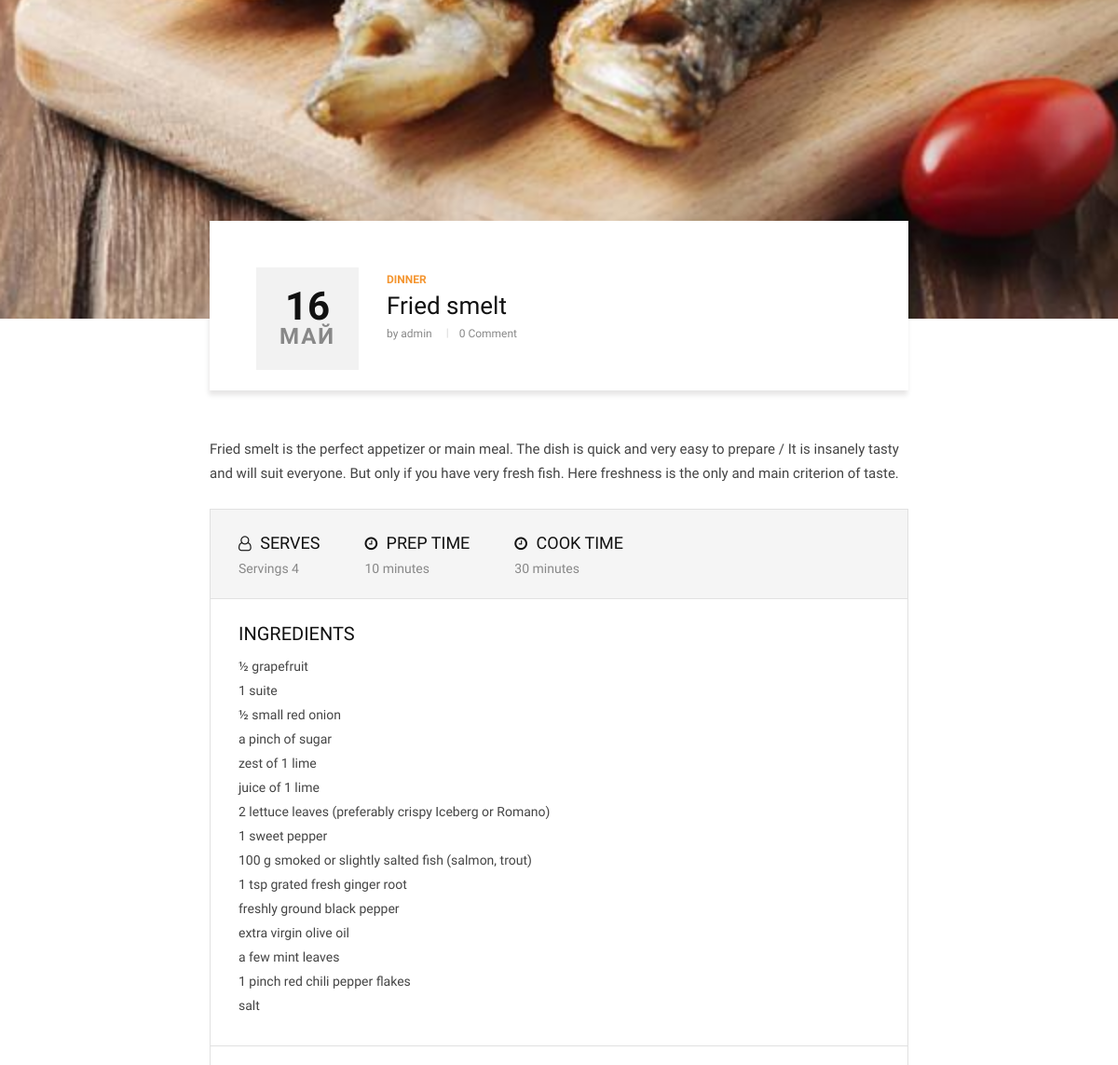
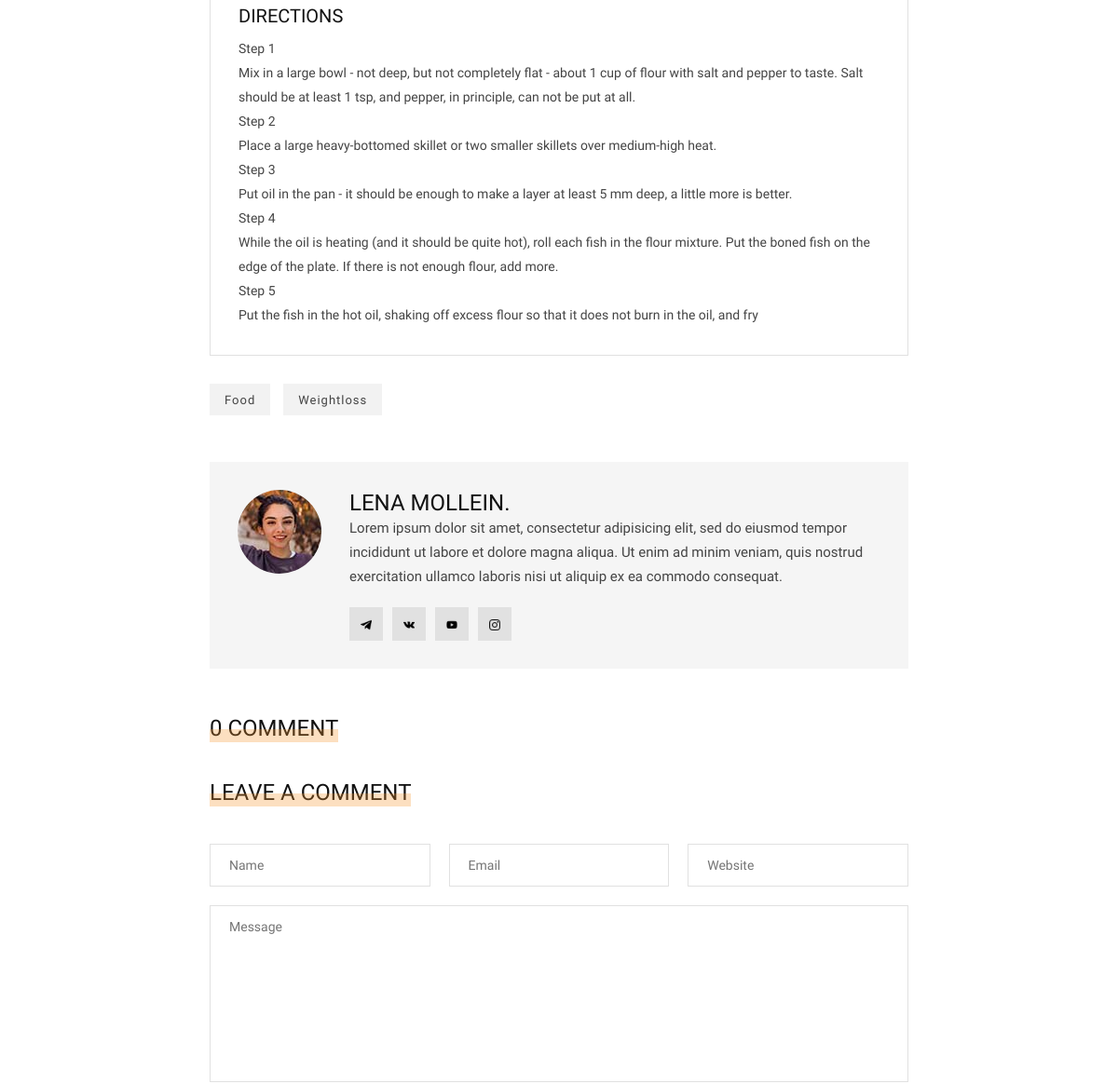
Before: /dinner/fried-smelt/ (middle part) with the older database file (2 pictures, top to bottom).
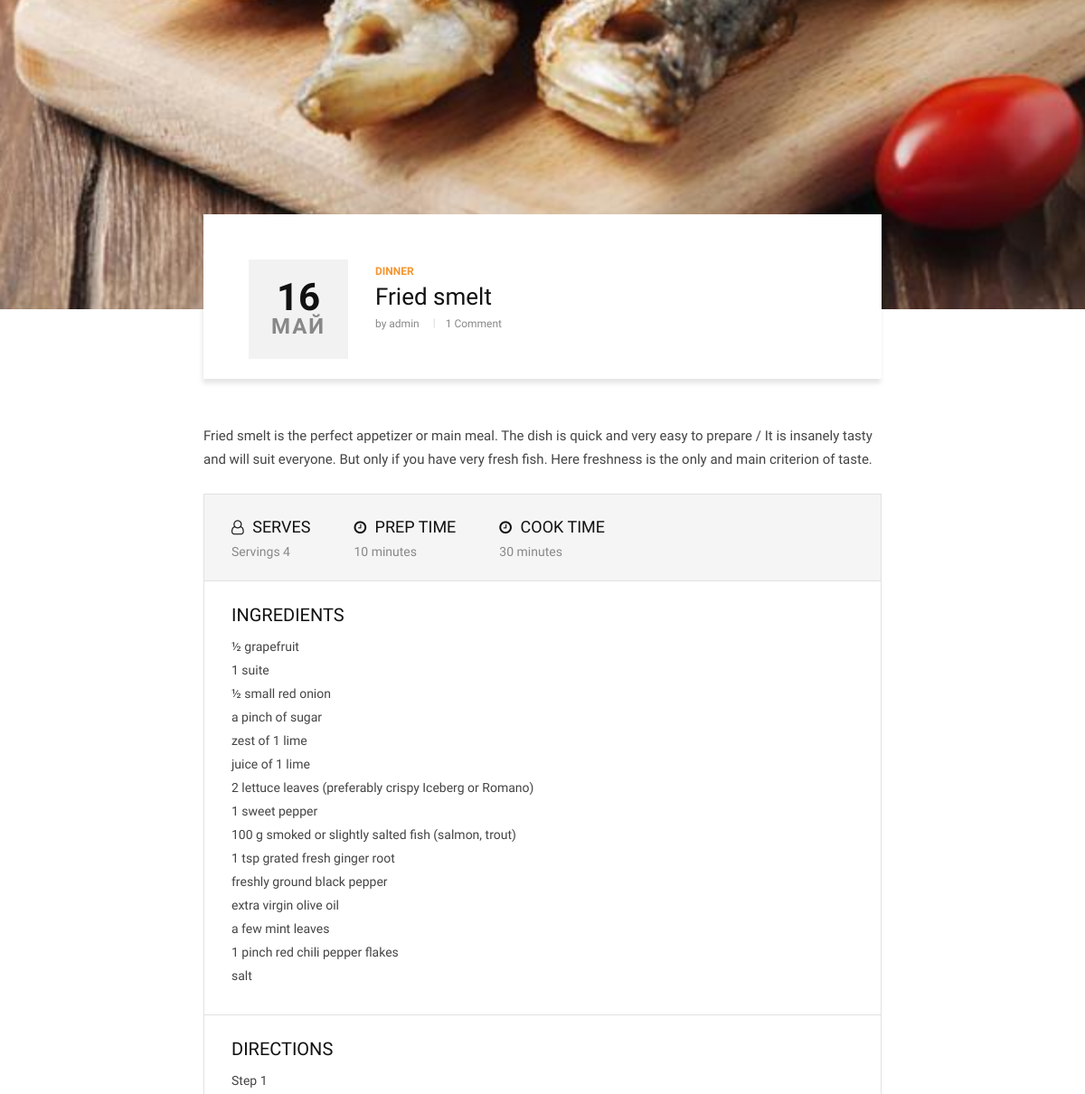
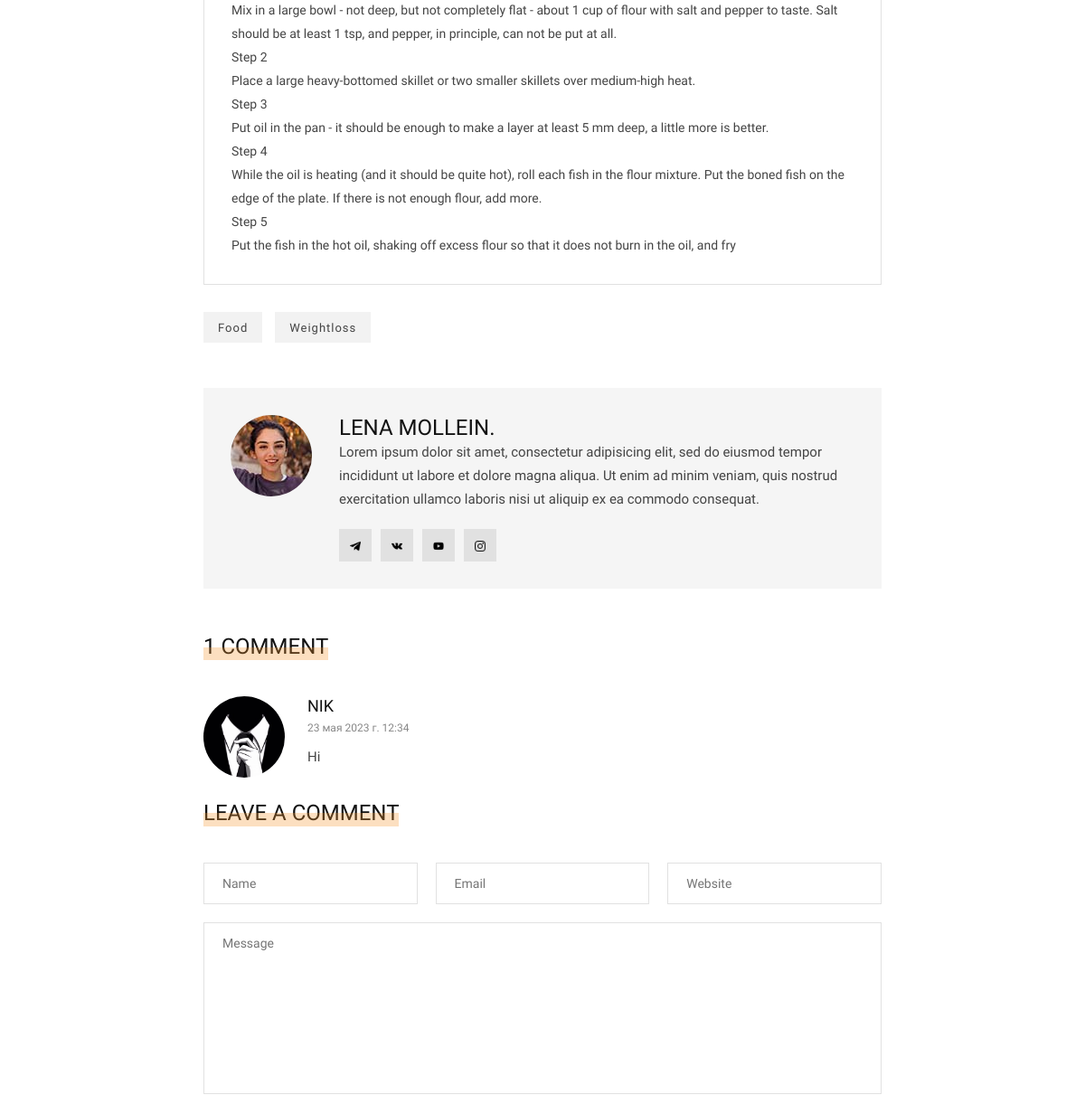
After: the same page with the newer database file (2 pictures, top to bottom).
### blog/models.py (models this page shows, shortened)
class Post(models.Model):
    author = models.ForeignKey(User, related_name='posts', on_delete=models.CASCADE, verbose_name='Пользователь')
    slug = models.SlugField(max_length=200, unique=True, default='', verbose_name='URL')
    title = models.CharField(max_length=200, verbose_name='Заголовок')
    image = models.ImageField(upload_to='articles/%Y/%m/%d', null=True, blank=True, verbose_name='Изображение')
    text = models.TextField(verbose_name='Описание')
    category = models.ForeignKey(Category, related_name='post', on_delete=models.SET_NULL, null=True, verbose_name='Категория')
    tags = models.ManyToManyField(Tag, related_name='post', blank=True, verbose_name='Теги')
    is_published = models.BooleanField(default=True, verbose_name='Опубликовано')
    create_at = models.DateTimeField(auto_now_add=True, verbose_name='Дата создания')  # когда была создана данная запись
    class Meta:
        verbose_name = 'Пост'
        verbose_name_plural = 'Посты'
    def get_absolute_url(self):
        return reverse('post_single', kwargs={'slug': self.category.slug, 'post_slug': self.slug})
    def get_comments(self):
        return self.comment.all()

class Category(MPTTModel):
    name = models.CharField(max_length=100, verbose_name='Название категории')
    slug = models.SlugField(max_length=100, unique=True, verbose_name='URL')
    parent = TreeForeignKey('self', related_name='children', on_delete=models.SET_NULL, null=True, blank=True)  # что бы были подкатегории
    def __str__(self):
        return self.name
    class MPTTMeta:
        order_insertion_by = ['name']
    class Meta:
        verbose_name = 'Категория'
        verbose_name_plural = 'Категории'

class Recipe(models.Model):
    name = models.CharField(max_length=100, null=True, blank=True, verbose_name='Название рецепта')
    serves = models.CharField(max_length=50, verbose_name='Кол-во персон')
    prep_time = models.PositiveIntegerField(default=0, verbose_name='Время подготовки')
    cook_time = models.PositiveIntegerField(default=0, verbose_name='Время приготовления')
    ingredients = RichTextField(verbose_name='Ингредиенты')
    directions = RichTextField(verbose_name='Рецепт приготовления')
    post = models.ForeignKey(Post, related_name='recipes', on_delete=models.SET_NULL, null=True, blank=True, verbose_name='Пост')
    class Meta:
        verbose_name = 'Рецепт'
        verbose_name_plural = 'Рецепты'

class Tag(models.Model):
    name = models.CharField(max_length=100, verbose_name='Название тега')
    slug = models.SlugField(max_length=100, unique=True, verbose_name='URL')
    class Meta:
        verbose_name = 'Тег'
        verbose_name_plural = 'Теги'

class Comment(models.Model):
    name = models.CharField(max_length=50, verbose_name='Имя отправителя')
    email = models.CharField(max_length=100)
    website = models.CharField(max_length=150, blank=True, null=True)
    message = models.TextField(max_length=500, verbose_name='Сообщение')
    create_at = models.DateTimeField(default=timezone.now, verbose_name='Дата создания')
    post = models.ForeignKey(Post, related_name='comment', on_delete=models.CASCADE, verbose_name='Пост')
    class Meta:
        verbose_name = 'Комментарий'
        verbose_name_plural = 'Комментарии'

### contact/models.py (models this page shows, shortened)
class About(models.Model):
    name = models.CharField(max_length=50, default='', verbose_name='Имя шев повара')
    profile_picture = models.ImageField(upload_to='about/author_profile', default='user-default.png', verbose_name='Фото профиля')
    title = models.CharField(max_length=200, verbose_name='Заголовок')
    text = RichTextField(verbose_name='Описание об авторе')
    mini_text = RichTextField(verbose_name='Текст меню слайдера')
    max_text = RichTextField(default='', verbose_name='Текст на странице поста')
    class Meta:
        verbose_name = 'О нас'
        verbose_name_plural = 'О нас'

class Social(models.Model):
    icon = models.FileField(upload_to='icons/', verbose_name='Изображение иконки')
    link = models.URLField(verbose_name='Ссылка для связи')
    alt = models.CharField(max_length=100, null=True, blank=True, verbose_name='seo_name')
    class Meta:
        verbose_name = 'Соц сети'
        verbose_name_plural = 'Соц сети'

### blog/views.py (the view)
# urls.py: path('<slug:slug>/<slug:post_slug>/', views.PostDetailView.as_view(), name='post_single'), # путь для просмотра отдельной статьи
class PostDetailView(DetailView):
    model = Post
    slug_url_kwarg = 'post_slug'
    context_object_name = 'post'
    def get_context_data(self, **kwargs):
        context = super().get_context_data(**kwargs)
        context['form'] = CommentForm()
        return context

### blog/forms.py
class CommentForm(forms.ModelForm):
    class Meta:
        model = Comment
        exclude = ['post', 'create_at']
        widgets = {
            'name': forms.TextInput(attrs={'placeholder': 'Name'}),
            'email': forms.EmailInput(attrs={'placeholder': 'Email'}),
            'website': forms.TextInput(attrs={'placeholder': 'Website'}),
            'message': forms.Textarea(attrs={'placeholder': 'Message'})
        }

### blog/templatetags/menu_tags.py (called while the page is built)
def get_all_categories():
    return Category.objects.annotate(Count('post'))

@register.inclusion_tag('blog/include/tags/top_menu.html')
def get_categories():
    category = get_all_categories()
    return {'list_category': category}

@register.inclusion_tag('blog/include/tags/recipes_tag.html')
def get_last_posts():
    posts = Post.objects.filter(is_published=True).select_related('category').order_by('-id')[:25]
    return {'list_last_post': posts}

### contact/templatetags/social_tags.py (called while the page is built)
@register.simple_tag()
def get_social_links():
    return Social.objects.all()

@register.simple_tag()
def get_about():
    return About.objects.last()

### templates/blog/post_detail.html (shortened to what this page needs)
{% extends 'base.html' %}
{% load static social_tags %}
{% block content %}
<section class="single-post spad">
    {% if post.image %}
    <div class="single-post__hero set-bg" data-setbg="{{ post.image.url }}"></div>
    {% endif %}
    <div class="container">
        <div class="row d-flex justify-content-center">
            <div class="col-lg-8">
                <div class="single-post__title">
                    <div class="single-post__title__meta">
                        <h2>{{ post.create_at|date:'d' }}</h2>
                        <span>{{ post.create_at|date:'M' }}</span>
                    </div>
                    <div class="single-post__title__text">
                        <ul class="label">
                            <li>{{ post.category }}</li>
                        </ul>
                        <h4>{{ post.title }}</h4>
                        <ul class="widget">
                            <li>by {{ post.author }}</li>
                            <li>{{ post.get_comments.count }} Comment</li>
                        </ul>
                    </div>
                </div>
                <div class="single-post__top__text">
                    <p>{{ post.text|slice:':250' }}</p>
                </div>
                <div class="single-post__recipe__details">
                    {% for recipe in post.recipes.all %}
                    <div class="single-post__recipe__details__option">
                        <ul>
                            <li>
                                <h5><i class="fa fa-user-o"></i> SERVES</h5>
                                <span>{{ recipe.serves }}</span>
                            </li>
                            <li>
                                <h5><i class="fa fa-clock-o"></i> PREP TIME</h5>
                                <span>{{ recipe.prep_time }} minute{{ recipe.prep_time|pluralize:'s' }}</span>
                            </li>
                            <li>
                                <h5><i class="fa fa-clock-o"></i> Cook TIME</h5>
                                <span>{{ recipe.cook_time }} minute{{ recipe.cook_time|pluralize:'s' }}</span>
                            </li>
                        </ul>
                    </div>
                    <div class="single-post__recipe__details__indegradients">
                        <h5>Ingredients</h5>
                        {{ recipe.ingredients|safe }}
                    </div>
                    <div class="single-post__recipe__details__direction">
                        <h5>Directions</h5>
                        {{ recipe.directions|safe }}
                    </div>
                    {% endfor %}
                </div>
                <div class="single-post__tags">
                    {% for tag in post.tags.all %}
                    <a href="#">{{ tag.name }}</a>
                    {% endfor %}
                </div>
                {% get_about as about %}
                <div class="single-post__author__profile">
                    <div class="single-post__author__profile__pic">
                        {% if about.about_images %}
                        <img src="{{ about.profile_picture.url }}" alt="">
                        {% endif %}
                    </div>
                    <div class="single-post__author__profile__text">
                        <h4>{{ about.name }}.</h4>
                        {{ about.max_text|safe }}
                        <div class="single-post__author__profile__social">
                            {% get_social_links as social_link %}
                            {% for item in social_link %}
                            <a href="{{ item.link }}" target="_blank">
                                {% if item.icon %}
                                <img class="social__footer__img" src="{{ item.icon.url }}" alt="">
                                {% endif %}
                            </a>
                            {% endfor %}
                        </div>
                    </div>
                </div>
                <div class="single-post__comment">
                    <div class="widget__title">
                        <h4>{{ post.get_comments.count }} Comment</h4>
                    </div>
                    {% for comment in post.get_comments %}
                    <div class="single-post__comment__item">
                        <div class="single-post__comment__item__pic">
                            <img src="{% static 'img/categories/single-post/comment/comment-4.jpg' %}" alt="">
                        </div>
                        <div class="single-post__comment__item__text">
                            <h5>{{ comment.name }}</h5>
                            <span>{{ comment.create_at }}</span>
                            <p>{{ comment.message }}</p>
                        </div>
                    </div>
                    {% endfor %}
                </div>
                <div class="single-post__leave__comment">
                    <div class="widget__title">
                        <h4>Leave a comment</h4>
                    </div>
                    <form action="{% url 'create_comment' pk=post.id %}" method="post">
                        <div class="input-list">
                            {{ form.name }}
                            {{ form.email }}
                            {{ form.website }}
                        </div>
                        {{ form.message }}
                    </form>
                </div>
            </div>
        </div>
    </div>
</section>
{% endblock content %}

### templates/base.html (shortened to what this page needs)
{% load static %}
<!DOCTYPE html>
<html lang="ru">
<head>
    <link rel="stylesheet" href="{% static 'css/bootstrap.min.css' %}" type="text/css">
    <link rel="stylesheet" href="{% static 'css/font-awesome.min.css' %}" type="text/css">
    <link rel="stylesheet" href="{% static 'css/elegant-icons.css' %}" type="text/css">
    <link rel="stylesheet" href="{% static 'css/owl.carousel.min.css' %}" type="text/css">
    <link rel="stylesheet" href="{% static 'css/slicknav.min.css' %}" type="text/css">
    <link rel="stylesheet" href="{% static 'css/style.css' %}" type="text/css">
</head>
<body>
{% block content %}
{% endblock content %}
</body>
</html>

### templates/blog/include/nav/left_nav.html (shortened to what this page needs)
{% load menu_tags social_tags static %}

### templates/blog/include/tags/top_menu.html (shortened to what this page needs)
{% load mptt_tags %}

### templates/header.html (shortened to what this page needs)
{% load static social_tags cache  %}

### templates/blog/include/nav/top_nav.html (shortened to what this page needs)
{% load menu_tags %}

### templates/blog/include/tags/recipes_tag.html (shortened to what this page needs)
{% load menu_tags %}

### templates/footer.html (shortened to what this page needs)
{% load static social_tags cache  %}

Changed rows visible on the page:
computed for Post "Fried smelt": get_comments.count "0" → "1"
added Comment: name "NIK", create_at "23 мая 2023 г. 12:34", message "Hi"
